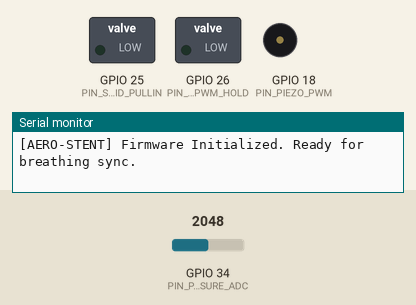
The program below on a simulated ESP32-S3. On the bench: switched loads named in the program (green lamp = pin HIGH), buzzer (waves = sounding), the last lines printed to the serial monitor. The test bench sets the inputs (shaded band); at power-on: GPIO 34 (PIN_PRESSURE_ADC) = 2048 (analog values on the 0–4095 scale).

Above: at 1.2 s.
1.3 s: GPIO 34 (PIN_PRESSURE_ADC) set to 1964
At 2.2 s:
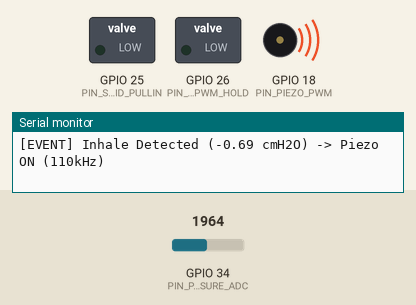
2.8 s: GPIO 34 (PIN_PRESSURE_ADC) set to 2866
At 3.6 s:
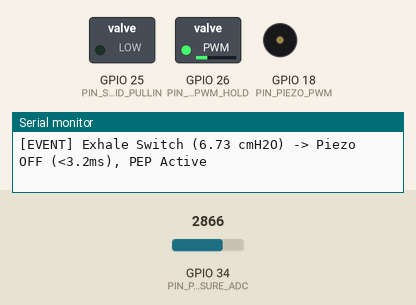
Timing chart, 0 to 5.8 s (numbered marks = the images above; inputs shaded):
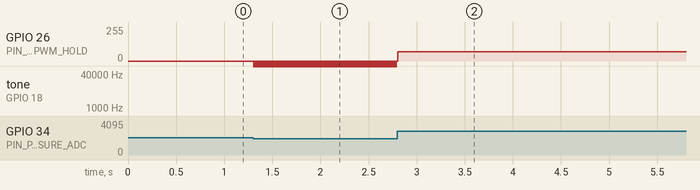

The program:

main.cpp
```cpp
#include <Arduino.h>
#include "config.h"

// State Machine Definition
enum DeviceState {
    STANDBY,
    INHALATION_NEBULIZING,
    EXHALATION_PEP_STENTING,
    BAROTRAUMA_ALARM,
    ERROR_FAULT
};

DeviceState currentState = STANDBY;
unsigned long nebulizationStartTime = 0;
float currentPressure_cmH2O = 0.0f;

// Forward declarations
float readPressureCmH2O();
void setPiezoState(bool enable);
void setPepValve(bool engage);

void setup() {
    Serial.begin(115200);
    analogReadResolution(12);

    pinMode(PIN_PIEZO_PWM, OUTPUT);
    pinMode(PIN_SOLENOID_PULLIN, OUTPUT);
    pinMode(PIN_SOLENOID_PWM_HOLD, OUTPUT);

    digitalWrite(PIN_PIEZO_PWM, LOW);
    digitalWrite(PIN_SOLENOID_PULLIN, LOW);
    digitalWrite(PIN_SOLENOID_PWM_HOLD, LOW);

    // Initialize LEDC PWM for 110 kHz Piezo on ESP32
    ledcAttach(PIN_PIEZO_PWM, PIEZO_FREQ_HZ, PIEZO_PWM_RES_BITS);
    ledcWrite(PIN_PIEZO_PWM, 0);

    Serial.println(F("[AERO-STENT] Firmware Initialized. Ready for breathing sync."));
}

void loop() {
    currentPressure_cmH2O = readPressureCmH2O();

    switch (currentState) {
        case STANDBY:
            // Check for inhalation trigger
            if (currentPressure_cmH2O <= INHALE_TRIGGER_CMH2O) {
                currentState = INHALATION_NEBULIZING;
                nebulizationStartTime = millis();
                setPiezoState(true);
                setPepValve(false);
                Serial.printf("[EVENT] Inhale Detected (%.2f cmH2O) -> Piezo ON (110kHz)\n", currentPressure_cmH2O);
            }
            break;

        case INHALATION_NEBULIZING:
            // Check for exhalation cutoff or maximum timeout
            if (currentPressure_cmH2O >= EXHALE_TRIGGER_CMH2O || (millis() - nebulizationStartTime > MAX_INHALATION_TIMEOUT_MS)) {
                setPiezoState(false);
                currentState = EXHALATION_PEP_STENTING;
                setPepValve(true);
                Serial.printf("[EVENT] Exhale Switch (%.2f cmH2O) -> Piezo OFF (<3.2ms), PEP Active\n", currentPressure_cmH2O);
            }
            break;

        case EXHALATION_PEP_STENTING:
            // Barotrauma safety check
            if (currentPressure_cmH2O >= BAROTRAUMA_LIMIT_CMH2O) {
                currentState = BAROTRAUMA_ALARM;
                setPepValve(false);
                Serial.printf("[ALARM] Over-Pressure (%.2f cmH2O)! Disengaging Solenoid & Venting\n", currentPressure_cmH2O);
            }
            else if (fabs(currentPressure_cmH2O) < 0.05f) {
                // Return to standby during respiratory pause
                setPepValve(false);
                currentState = STANDBY;
            }
            break;

        case BAROTRAUMA_ALARM:
            // Wait for pressure to drop safely
            if (currentPressure_cmH2O < 15.0f) {
                currentState = STANDBY;
                Serial.println(F("[RECOVERY] Pressure Normalized. Resuming Normal Loop."));
            }
            break;

        default:
            setPiezoState(false);
            setPepValve(false);
            break;
    }

    delayMicroseconds(SENSOR_SAMPLE_INTERVAL_US);
}

float readPressureCmH2O() {
    int raw = analogRead(PIN_PRESSURE_ADC);
    float voltage = (raw / 4095.0f) * PRESSURE_VREF;
    float deltaV = voltage - PRESSURE_OFFSET_V;
    float pressure_kPa = deltaV / PRESSURE_SENSITIVITY;
    // 1 kPa = 10.1972 cmH2O
    return pressure_kPa * 10.1972f;
}

void setPiezoState(bool enable) {
    if (enable) {
        ledcWrite(PIN_PIEZO_PWM, PIEZO_DEFAULT_DUTY);
    } else {
        ledcWrite(PIN_PIEZO_PWM, 0);
    }
}

void setPepValve(bool engage) {
    if (engage) {
        // High-energy pull-in pulse (4.0 ms)
        digitalWrite(PIN_SOLENOID_PULLIN, HIGH);
        delayMicroseconds(4000);
        digitalWrite(PIN_SOLENOID_PULLIN, LOW);
        // Continuous low-power PWM hold
        analogWrite(PIN_SOLENOID_PWM_HOLD, (SOLENOID_HOLD_DUTY_PCT * 255) / 100);
    } else {
        digitalWrite(PIN_SOLENOID_PULLIN, LOW);
        analogWrite(PIN_SOLENOID_PWM_HOLD, 0);
    }
}
```

config.h
```cpp
#pragma once

#include <stdint.h>

// ==========================================
// AERO-STENT Hardware Pin Definitions & Config
// ==========================================

// --- Piezo Atomizer PWM (HRTIM STM32 / ESP32 LEDC) ---
#define PIN_PIEZO_PWM           18      // Output pin to MOSFET gate driver
#define PIEZO_FREQ_HZ           110000  // 110.0 kHz Resonant Frequency
#define PIEZO_PWM_RES_BITS      10      // 10-bit PWM resolution
#define PIEZO_DEFAULT_DUTY      512     // 50% duty cycle

// --- MPXV7002DP Differential Pressure Sensor ---
#define PIN_PRESSURE_ADC        34      // ADC pin connected to MPXV7002DP Vout
#define PRESSURE_VREF           3.3f    // Reference voltage
#define PRESSURE_SENSITIVITY    1.0f    // 1.0 V / kPa
#define PRESSURE_OFFSET_V       1.65f   // 1.65 V at zero differential pressure (Vcc/2)

// --- Operating Pressure Thresholds (cmH2O) ---
#define INHALE_TRIGGER_CMH2O    -0.20f  // Trigger nebulization on inhale
#define EXHALE_TRIGGER_CMH2O     0.15f  // Cutoff nebulization on exhale
#define PEP_TARGET_MIN_CMH2O     5.0f   // Minimum therapeutic PEP resistance
#define PEP_TARGET_MAX_CMH2O    15.0f   // Maximum therapeutic PEP resistance
#define BAROTRAUMA_LIMIT_CMH2O  20.0f   // Hard safety threshold for alarm / blow-off

// --- PEP Solenoid Valve Driver Pins ---
#define PIN_SOLENOID_PULLIN     25      // 12V Boost Enable (4 ms pulse)
#define PIN_SOLENOID_PWM_HOLD   26      // 3.3V PWM Holding pin
#define SOLENOID_HOLD_DUTY_PCT  28      // 28% Duty Cycle to minimize heat

// --- Timing Constants ---
#define SENSOR_SAMPLE_INTERVAL_US 1000  // 1 kHz sampling rate (1000 µs)
#define MAX_INHALATION_TIMEOUT_MS 3500  // Max aerosol burst duration safety limit
```

Measured:
- the behaviour switches between 2024 and 2023 on GPIO 34 (PIN_PRESSURE_ADC) (found by bisection; images 0 and 1)
- after the input at 1.3 s, tone on GPIO 18 (PIN_PIEZO_PWM): silent → 110000 Hz at once
- after the input at 2.8 s, GPIO 26 (PIN_SOLENOID_PWM_HOLD): 0/255 → 71/255 after 0.00 s instead of 2.0 s; tone on GPIO 18 (PIN_PIEZO_PWM): 110000 Hz → silent after 0.00 s instead of 2.0 s
